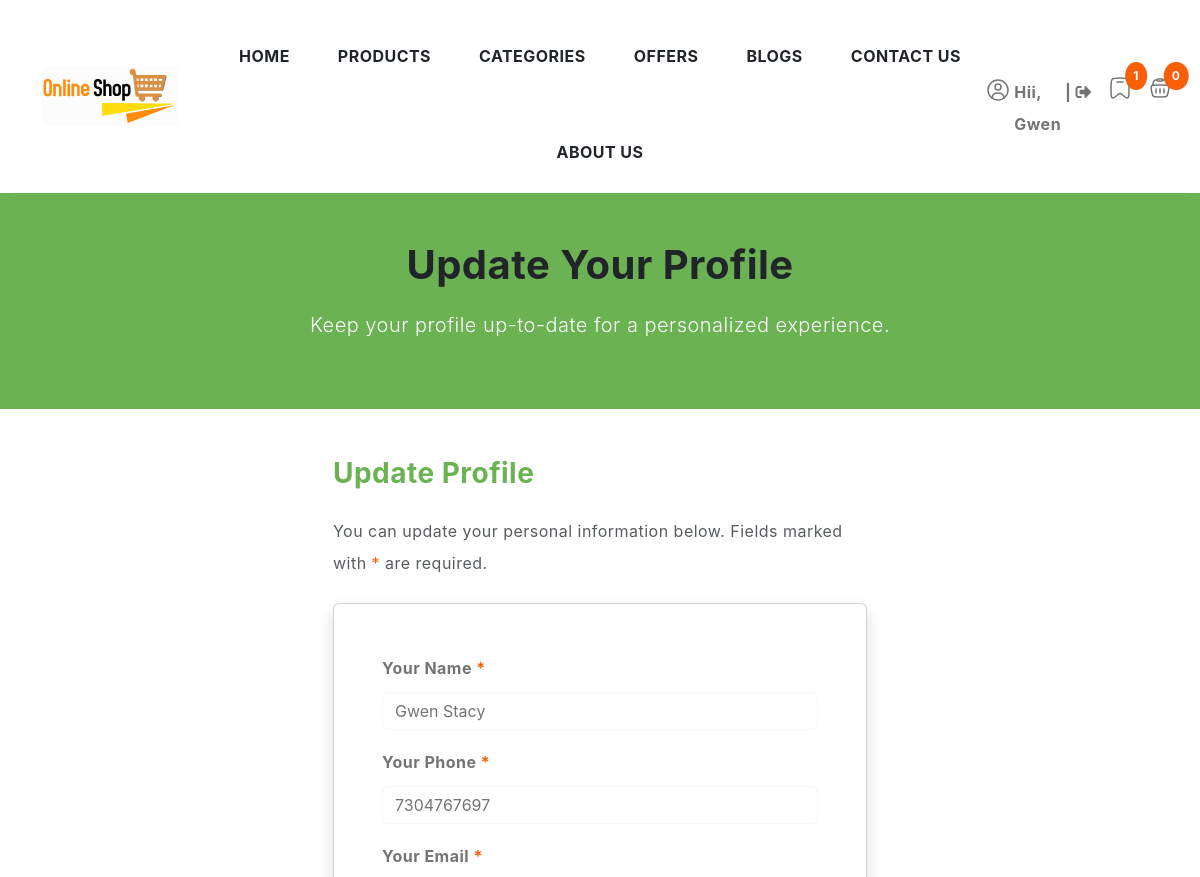
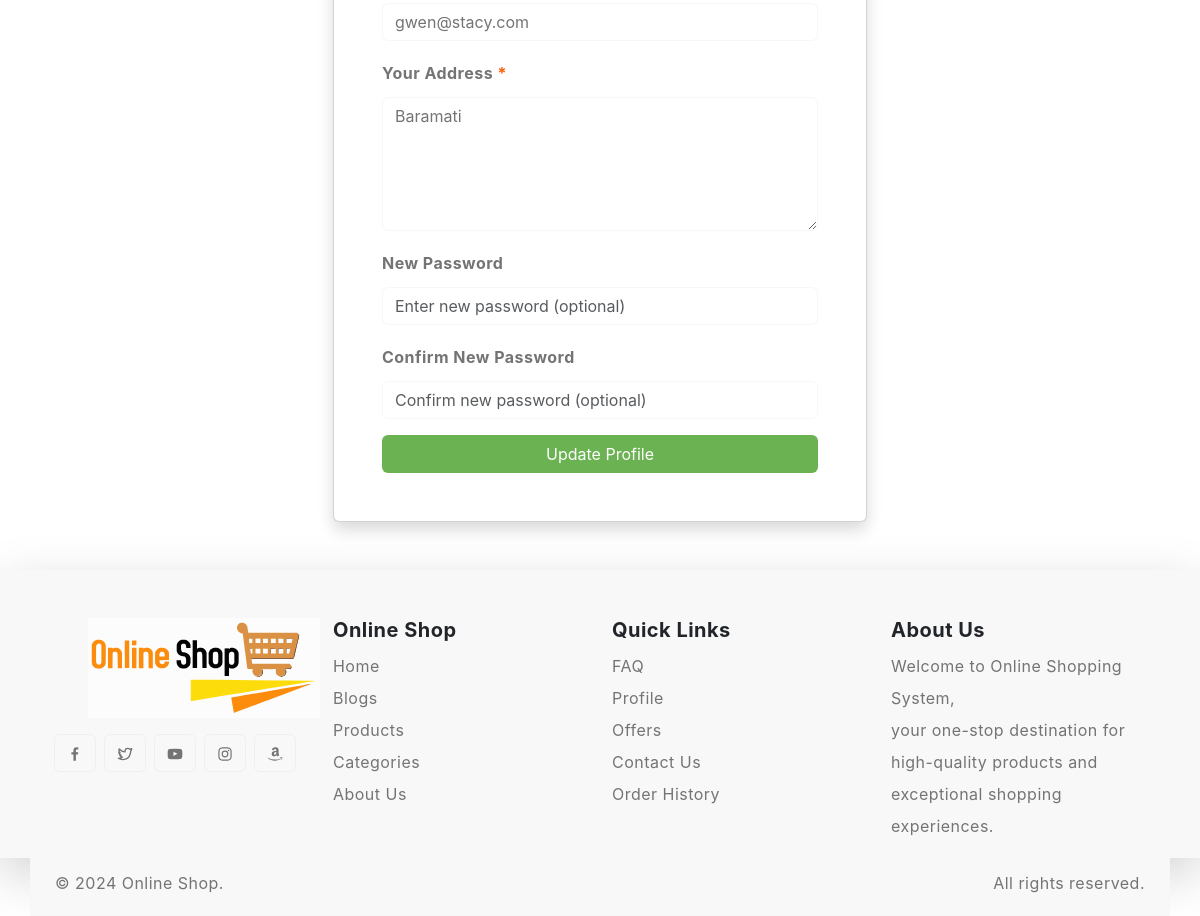
Screenshot of /profile_update.php (signed in) with the database file from the repository (2 pictures, top to bottom).
### tables this page shows
CREATE TABLE `tbl_customer` (
  `customer_id` int(11) NOT NULL,
  `customer_name` varchar(255) NOT NULL,
  `customer_email` varchar(255) NOT NULL,
  `customer_password` varchar(255) NOT NULL,
  `customer_phone` varchar(15) DEFAULT NULL,
  `customer_image` varchar(255) NOT NULL,
  `customer_address` text DEFAULT NULL,
  `customer_status` int(11) DEFAULT 1,
  `created_at` timestamp NOT NULL DEFAULT current_timestamp()
);

### profile_update.php (the view, shortened to what this page needs)
<?php
include "config/connection.php";
include("component/header.php");
$customer_id = $_SESSION['customer_id'];
$sql = "SELECT * FROM tbl_customer WHERE customer_id = ?";
$stmt = $conn->prepare($sql);
$stmt->bind_param("i", $customer_id);
$stmt->execute();
$result = $stmt->get_result();
$user = $result->fetch_assoc();
?>
<div class="content-wrapper">
    <section class="hero-section text-center py-5 bg-primary text-white">
        <h1 class="font-weight-bold mb-3">Update Your Profile</h1>
        <p class="lead">Keep your profile up-to-date for a personalized experience.</p>
    </section>
    <section class="contact-form-section py-5">
        <div class="container">
            <div class="row align-center justify-content-center">
                <div class="col-md-6">
                    <h3 class="text-primary mb-4">Update Profile</h3>
                    <p class="text-muted mb-4">You can update your personal information below. Fields marked with <span class="text-danger">*</span> are required.</p>
                    <form action="" method="POST" class="card p-5 shadow">
                        <div class="mb-3">
                            <label for="name" class="form-label fw-bold">Your Name <span class="text-danger">*</span></label>
                            <input type="text" class="form-control" id="name" name="name" value="<?= htmlspecialchars($user['customer_name']) ?>" required>
                        </div>
                        <div class="mb-3">
                            <label for="phone" class="form-label fw-bold">Your Phone <span class="text-danger">*</span></label>
                            <input
                             maxlength="10"
                                type="text"
                                class="form-control"
                                id="phone"
                                name="phone"
                                value="<?= htmlspecialchars($user['customer_phone']) ?>"
                                pattern="^[6-9]\d{9}$"
                                title="Please enter a valid 10-digit mobile number starting with 6, 7, 8, or 9."
                                required>
                        </div>
                        <div class="mb-3">
                            <label for="email" class="form-label fw-bold">Your Email <span class="text-danger">*</span></label>
                            <input type="email" class="form-control" id="email" name="email" value="<?= htmlspecialchars($user['customer_email']) ?>" required>
                        </div>
                        <div class="mb-3">
                            <label for="address" class="form-label fw-bold">Your Address <span class="text-danger">*</span></label>
                            <textarea class="form-control" id="address" name="address" rows="5" required><?= htmlspecialchars($user['customer_address']) ?></textarea>
                        </div>
                        <div class="mb-3">
                            <label for="password" class="form-label fw-bold">New Password</label>
                            <input type="password" class="form-control" id="password" name="password" placeholder="Enter new password (optional)">
                        </div>
                        <div class="mb-3">
                            <label for="confirm_password" class="form-label fw-bold">Confirm New Password</label>
                            <input type="password" class="form-control" id="confirm_password" name="confirm_password" placeholder="Confirm new password (optional)">
                        </div>
                        <button type="submit" class="btn btn-primary">Update Profile</button>
                    </form>
                </div>
            </div>
        </div>
    </section>
</div>
<?php
include("component/footer.php");
?>

### style.css (style rules this page uses)
body { --heading-font : "Inter", sans-serif; --bs-link-color: #333; --bs-link-hover-color:#333; --bs-link-color-rgb: 40,40,40; --bs-link-hover-color-rgb: 0,0,0; --bs-light-rgb: 248, 248, 248; --bs-font-sans-serif: "Inter", sans-serif; --bs-body-font-family: var(--bs-font-sans-serif); --bs-body-font-size: 1rem; --bs-body-font-weight: 400; --bs-body-line-height: 2; --bs-body-color: #747474; --bs-primary: #6BB252; --bs-primary-rgb: 107, 178, 82; --bs-secondary: #364127; --bs-secondary-rgb: 54, 65, 39; --bs-danger: #F95F09; --bs-danger-rgb: 249, 95, 9; --bs-success: #a3be4c; --bs-success-rgb: 163, 190, 76; --bs-primary-bg-subtle: #FFF9EB; --bs-success-bg-subtle: #eef5e5; --bs-border-color: #F7F7F7; }
.btn-primary { --bs-btn-color: #fff; --bs-btn-bg: var(--bs-primary); --bs-btn-border-color: transparent; --bs-btn-hover-color: #fff; --bs-btn-hover-bg: #f7a422; --bs-btn-hover-border-color: transparent; --bs-btn-focus-shadow-rgb: 49,132,253; --bs-btn-active-color: #fff; --bs-btn-active-bg: var(--bs-primary); --bs-btn-active-border-color: transparent; --bs-btn-active-shadow: inset 0 3px 5px rgba(0, 0, 0, 0.125); --bs-btn-disabled-color: #fff; --bs-btn-disabled-bg: #d3d7dd; --bs-btn-disabled-border-color: transparent; }
body { letter-spacing: 0.03em; }
h1,h2,h3,h4,h5,h6 { font-family: var(--heading-font); color: var(--bs-dark); font-weight: 700; }
.container, .container-fluid, .container-lg, .container-md, .container-sm, .container-xl, .container-xxl { --bs-gutter-x: 3rem; }

### rows the page displays
tbl_customer: name "Gwen Stacy", phone "7304767697", email "gwen@stacy.com", address "Baramati"

### other values shown
substr(strip_tags(($username)),0,5) "Gwen"
count($wishlistItems) "1"
count($cartItems) "0"
